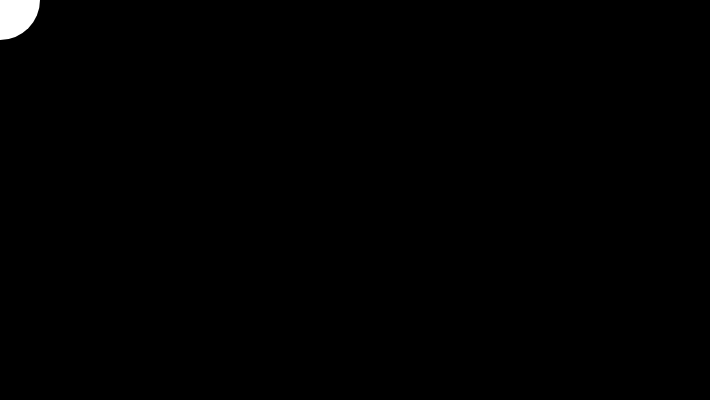
Frame 1 (no input)
Frame 60 (no input): identical to frame 1, image omitted
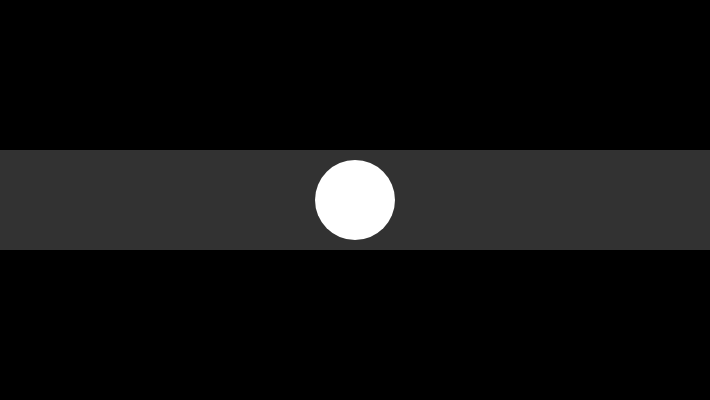
Frame 120 (the mouse pressed at the canvas centre since frame 60)

The p5.js sketch that drew these frames (run headless with seeded random() and noise() and a simulated clock; from frame 60 on, the mouse is pressed at the canvas centre):

// p5.js sketch
// ── sketch.js
let width = 710;
let height = 400;
let circleRadius = 40;
let lineY = height / 2; // Store the y-coordinate of the line

function setup() {
  createCanvas(width, height);
}

function draw() {
  background(0);

  // Check if the circle is outside the bounds of the line
  if (mouseY < lineY - circleRadius || mouseY > lineY + circleRadius) {
    stroke(0); // Change the stroke color to red
  } else {
    stroke(50); // Change it back to the original color
  }

  strokeWeight(100); // Set the stroke weight to the circle's radius
  line(0, lineY, width, lineY);

  noStroke(); // Ensure the circle has no stroke
  fill(255); // Set the fill color for the circle
  circle(mouseX, mouseY, circleRadius * 2); // Draw the circle
}
